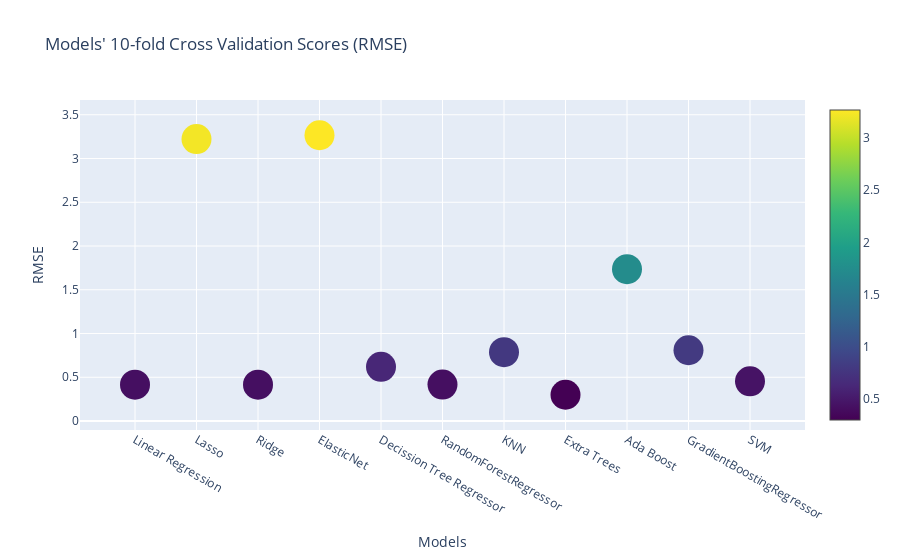

Notebook code for this chart:
### Markdown cell above
RMSE Validación Cruzada

### Code cell
cross_val_scores = []

for name, model in models:
    neg_x_val_score = cross_val_score(model, X_train, y_train, cv = 10, n_jobs = -1, scoring = 'neg_mean_squared_error')
    x_val_score = np.round(np.sqrt(-1*neg_x_val_score), 5)
    cross_val_scores.append(x_val_score.mean())

'''Plot data frame of cross validation scores.'''
x_val_score = pd.DataFrame(data = cross_val_scores, columns = ['Cross Validation Scores (RMSE)'])
x_val_score.index = names
x_val_score = x_val_score.round(5)
x = x_val_score.index
y = x_val_score['Cross Validation Scores (RMSE)']
title = "Models' 10-fold Cross Validation Scores (RMSE)"
scatter_plot(x, y, title, 'Models','RMSE', 30, 'Viridis')

### Figure 1 — Plotly figure (JSON) as saved in the notebook; plotly's stock layout.template omitted (floating-point values rounded to 4 significant figures)
{"data": [{"marker": {"color": [0.4148, 3.222, 0.4148, 3.266, 0.6193, 0.4168, 0.7864, 0.3002, 1.735, 0.8088, 0.4532], "colorscale": [[0, "#440154"], [0.1111, "#482878"], [0.2222, "#3e4989"], [0.3333, "#31688e"], [0.4444, "#26828e"], [0.5556, "#1f9e89"], [0.6667, "#35b779"], [0.7778, "#6ece58"], [0.8889, "#b5de2b"], [1, "#fde725"]], "showscale": true, "size": 30}, "mode": "markers", "type": "scatter", "x": ["Linear Regression", "Lasso", "Ridge", "ElasticNet", "Decission Tree Regressor", "RandomForestRegressor", "KNN", "Extra Trees", "Ada Boost", "GradientBoostingRegressor", "SVM"], "y": [0.4148, 3.222, 0.4148, 3.266, 0.6193, 0.4168, 0.7864, 0.3002, 1.735, 0.8088, 0.4532]}], "layout": {"hovermode": "closest", "title": {"text": "Models' 10-fold Cross Validation Scores (RMSE)"}, "xaxis": {"title": {"text": "Models"}}, "yaxis": {"title": {"text": "RMSE"}}}}
